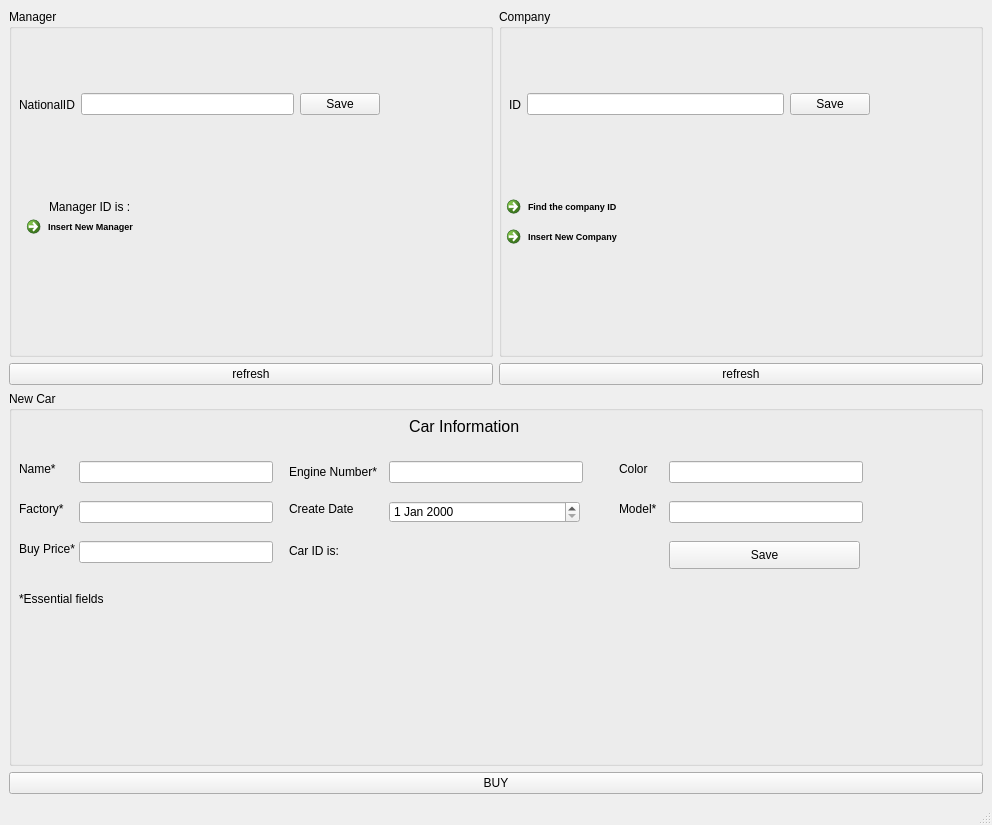
<?xml version="1.0" encoding="UTF-8"?>
<ui version="4.0">
 <class>buy_NewCar</class>
 <widget class="QMainWindow" name="buy_NewCar">
  <property name="geometry">
   <rect>
    <x>0</x>
    <y>0</y>
    <width>992</width>
    <height>825</height>
   </rect>
  </property>
  <property name="windowTitle">
   <string>MainWindow</string>
  </property>
  <widget class="QWidget" name="centralwidget">
   <layout class="QGridLayout" name="gridLayout_2">
    <item row="0" column="0">
     <layout class="QGridLayout" name="gridLayout">
      <item row="1" column="1">
       <widget class="QPushButton" name="refresh">
        <property name="text">
         <string>refresh</string>
        </property>
       </widget>
      </item>
      <item row="0" column="1">
       <widget class="QGroupBox" name="groupBox_2">
        <property name="title">
         <string>Company</string>
        </property>
        <widget class="QWidget" name="horizontalLayoutWidget_2">
         <property name="geometry">
          <rect>
           <x>10</x>
           <y>50</y>
           <width>361</width>
           <height>91</height>
          </rect>
         </property>
         <layout class="QHBoxLayout" name="horizontalLayout_2">
          <item>
           <widget class="QLabel" name="label_2">
            <property name="text">
             <string>ID</string>
            </property>
           </widget>
          </item>
          <item>
           <widget class="QLineEdit" name="lineEdit_2"/>
          </item>
          <item>
           <widget class="QPushButton" name="pushButton_2">
            <property name="text">
             <string>Save</string>
            </property>
           </widget>
          </item>
         </layout>
        </widget>
        <widget class="QCommandLinkButton" name="commandLinkButton_2">
         <property name="geometry">
          <rect>
           <x>0</x>
           <y>210</y>
           <width>191</width>
           <height>31</height>
          </rect>
         </property>
         <property name="font">
          <font>
           <family>Segoe UI</family>
           <pointsize>7</pointsize>
           <weight>75</weight>
           <bold>true</bold>
          </font>
         </property>
         <property name="text">
          <string>Insert New Company</string>
         </property>
        </widget>
        <widget class="QCommandLinkButton" name="commandLinkButton_3">
         <property name="geometry">
          <rect>
           <x>0</x>
           <y>180</y>
           <width>191</width>
           <height>41</height>
          </rect>
         </property>
         <property name="font">
          <font>
           <family>Segoe UI</family>
           <pointsize>7</pointsize>
           <weight>75</weight>
           <bold>true</bold>
          </font>
         </property>
         <property name="text">
          <string>Find the company ID</string>
         </property>
        </widget>
        <widget class="QLabel" name="label_comp">
         <property name="geometry">
          <rect>
           <x>60</x>
           <y>140</y>
           <width>271</width>
           <height>20</height>
          </rect>
         </property>
         <property name="text">
          <string/>
         </property>
         <property name="alignment">
          <set>Qt::AlignCenter</set>
         </property>
        </widget>
       </widget>
      </item>
      <item row="1" column="0">
       <widget class="QPushButton" name="pushButton_3">
        <property name="text">
         <string>refresh</string>
        </property>
       </widget>
      </item>
      <item row="0" column="0">
       <widget class="QGroupBox" name="groupBox">
        <property name="title">
         <string>Manager</string>
        </property>
        <widget class="QWidget" name="horizontalLayoutWidget">
         <property name="geometry">
          <rect>
           <x>10</x>
           <y>50</y>
           <width>361</width>
           <height>91</height>
          </rect>
         </property>
         <layout class="QHBoxLayout" name="horizontalLayout">
          <item>
           <widget class="QLabel" name="label">
            <property name="text">
             <string>NationalID</string>
            </property>
           </widget>
          </item>
          <item>
           <widget class="QLineEdit" name="lineEdit"/>
          </item>
          <item>
           <widget class="QPushButton" name="pushButton">
            <property name="text">
             <string>Save</string>
            </property>
           </widget>
          </item>
         </layout>
        </widget>
        <widget class="QCommandLinkButton" name="commandLinkButton">
         <property name="geometry">
          <rect>
           <x>10</x>
           <y>200</y>
           <width>171</width>
           <height>41</height>
          </rect>
         </property>
         <property name="font">
          <font>
           <family>Segoe UI</family>
           <pointsize>7</pointsize>
           <weight>75</weight>
           <italic>false</italic>
           <bold>true</bold>
          </font>
         </property>
         <property name="text">
          <string>Insert New Manager</string>
         </property>
        </widget>
        <widget class="QLabel" name="label_ans">
         <property name="geometry">
          <rect>
           <x>110</x>
           <y>140</y>
           <width>201</width>
           <height>31</height>
          </rect>
         </property>
         <property name="text">
          <string/>
         </property>
        </widget>
        <widget class="QLabel" name="label_7">
         <property name="geometry">
          <rect>
           <x>40</x>
           <y>190</y>
           <width>111</width>
           <height>16</height>
          </rect>
         </property>
         <property name="text">
          <string>Manager ID is :</string>
         </property>
        </widget>
        <widget class="QLabel" name="mgrid">
         <property name="geometry">
          <rect>
           <x>130</x>
           <y>190</y>
           <width>55</width>
           <height>16</height>
          </rect>
         </property>
         <property name="text">
          <string/>
         </property>
        </widget>
       </widget>
      </item>
     </layout>
    </item>
    <item row="1" column="0">
     <widget class="QGroupBox" name="groupBox_3">
      <property name="enabled">
       <bool>true</bool>
      </property>
      <property name="title">
       <string>New Car</string>
      </property>
      <widget class="QLabel" name="label_5">
       <property name="geometry">
        <rect>
         <x>400</x>
         <y>20</y>
         <width>141</width>
         <height>31</height>
        </rect>
       </property>
       <property name="font">
        <font>
         <pointsize>12</pointsize>
        </font>
       </property>
       <property name="frameShape">
        <enum>QFrame::NoFrame</enum>
       </property>
       <property name="text">
        <string>Car Information</string>
       </property>
      </widget>
      <widget class="QLineEdit" name="lineEdit_name">
       <property name="geometry">
        <rect>
         <x>70</x>
         <y>70</y>
         <width>194</width>
         <height>22</height>
        </rect>
       </property>
      </widget>
      <widget class="QLineEdit" name="lineEdit_color">
       <property name="geometry">
        <rect>
         <x>660</x>
         <y>70</y>
         <width>194</width>
         <height>22</height>
        </rect>
       </property>
      </widget>
      <widget class="QLineEdit" name="lineEdit_engine">
       <property name="geometry">
        <rect>
         <x>380</x>
         <y>70</y>
         <width>194</width>
         <height>22</height>
        </rect>
       </property>
      </widget>
      <widget class="QLineEdit" name="lineEdit_factory">
       <property name="geometry">
        <rect>
         <x>70</x>
         <y>110</y>
         <width>194</width>
         <height>22</height>
        </rect>
       </property>
      </widget>
      <widget class="QLineEdit" name="lineEdit_bprice">
       <property name="geometry">
        <rect>
         <x>70</x>
         <y>150</y>
         <width>194</width>
         <height>22</height>
        </rect>
       </property>
      </widget>
      <widget class="QLineEdit" name="lineEdit_model">
       <property name="geometry">
        <rect>
         <x>660</x>
         <y>110</y>
         <width>194</width>
         <height>22</height>
        </rect>
       </property>
      </widget>
      <widget class="QLabel" name="label_3">
       <property name="geometry">
        <rect>
         <x>10</x>
         <y>70</y>
         <width>55</width>
         <height>16</height>
        </rect>
       </property>
       <property name="text">
        <string>Name*</string>
       </property>
      </widget>
      <widget class="QLabel" name="label_4">
       <property name="geometry">
        <rect>
         <x>610</x>
         <y>110</y>
         <width>55</width>
         <height>16</height>
        </rect>
       </property>
       <property name="text">
        <string>Model*</string>
       </property>
      </widget>
      <widget class="QLabel" name="label_6">
       <property name="geometry">
        <rect>
         <x>10</x>
         <y>150</y>
         <width>71</width>
         <height>16</height>
        </rect>
       </property>
       <property name="text">
        <string>Buy Price*</string>
       </property>
      </widget>
      <widget class="QLabel" name="label_8">
       <property name="geometry">
        <rect>
         <x>10</x>
         <y>110</y>
         <width>55</width>
         <height>16</height>
        </rect>
       </property>
       <property name="text">
        <string>Factory*</string>
       </property>
      </widget>
      <widget class="QLabel" name="label_9">
       <property name="geometry">
        <rect>
         <x>610</x>
         <y>70</y>
         <width>55</width>
         <height>16</height>
        </rect>
       </property>
       <property name="text">
        <string>Color</string>
       </property>
      </widget>
      <widget class="QLabel" name="label_11">
       <property name="geometry">
        <rect>
         <x>280</x>
         <y>110</y>
         <width>81</width>
         <height>16</height>
        </rect>
       </property>
       <property name="text">
        <string>Create Date</string>
       </property>
      </widget>
      <widget class="QLabel" name="label_12">
       <property name="geometry">
        <rect>
         <x>280</x>
         <y>70</y>
         <width>101</width>
         <height>21</height>
        </rect>
       </property>
       <property name="text">
        <string>Engine Number*</string>
       </property>
      </widget>
      <widget class="QDateEdit" name="dateEdit_crcar">
       <property name="geometry">
        <rect>
         <x>380</x>
         <y>110</y>
         <width>191</width>
         <height>22</height>
        </rect>
       </property>
      </widget>
      <widget class="QLabel" name="label_10">
       <property name="geometry">
        <rect>
         <x>10</x>
         <y>200</y>
         <width>151</width>
         <height>16</height>
        </rect>
       </property>
       <property name="text">
        <string>*Essential fields</string>
       </property>
      </widget>
      <widget class="QPushButton" name="save_car">
       <property name="geometry">
        <rect>
         <x>660</x>
         <y>150</y>
         <width>191</width>
         <height>28</height>
        </rect>
       </property>
       <property name="text">
        <string>Save</string>
       </property>
      </widget>
      <widget class="QLabel" name="label_13">
       <property name="geometry">
        <rect>
         <x>280</x>
         <y>150</y>
         <width>71</width>
         <height>20</height>
        </rect>
       </property>
       <property name="text">
        <string>Car ID is:</string>
       </property>
      </widget>
      <widget class="QLabel" name="label_car">
       <property name="geometry">
        <rect>
         <x>380</x>
         <y>150</y>
         <width>191</width>
         <height>16</height>
        </rect>
       </property>
       <property name="text">
        <string/>
       </property>
      </widget>
      <widget class="QPushButton" name="buy_new_2">
       <property name="geometry">
        <rect>
         <x>11</x>
         <y>588</y>
         <width>874</width>
         <height>28</height>
        </rect>
       </property>
       <property name="text">
        <string>BUY</string>
       </property>
      </widget>
     </widget>
    </item>
    <item row="2" column="0">
     <widget class="QPushButton" name="buy_new">
      <property name="text">
       <string>BUY</string>
      </property>
     </widget>
    </item>
   </layout>
  </widget>
  <widget class="QMenuBar" name="menubar">
   <property name="geometry">
    <rect>
     <x>0</x>
     <y>0</y>
     <width>992</width>
     <height>25</height>
    </rect>
   </property>
  </widget>
  <widget class="QStatusBar" name="statusbar"/>
 </widget>
 <resources/>
 <connections/>
</ui>
